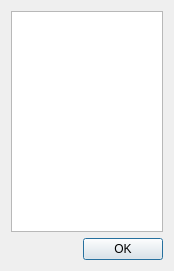
<?xml version="1.0" encoding="UTF-8"?>
<ui version="4.0">
 <class>TagsFilterDialog</class>
 <widget class="QDialog" name="TagsFilterDialog">
  <property name="geometry">
   <rect>
    <x>0</x>
    <y>0</y>
    <width>174</width>
    <height>271</height>
   </rect>
  </property>
  <property name="windowTitle">
   <string>Select tags</string>
  </property>
  <layout class="QGridLayout" name="gridLayout">
   <item row="0" column="0">
    <widget class="QListWidget" name="listWidget"/>
   </item>
   <item row="1" column="0">
    <widget class="QDialogButtonBox" name="buttonBox">
     <property name="orientation">
      <enum>Qt::Horizontal</enum>
     </property>
     <property name="standardButtons">
      <set>QDialogButtonBox::Ok</set>
     </property>
    </widget>
   </item>
  </layout>
 </widget>
 <resources/>
 <connections>
  <connection>
   <sender>buttonBox</sender>
   <signal>accepted()</signal>
   <receiver>TagsFilterDialog</receiver>
   <slot>accept()</slot>
   <hints>
    <hint type="sourcelabel">
     <x>248</x>
     <y>254</y>
    </hint>
    <hint type="destinationlabel">
     <x>157</x>
     <y>274</y>
    </hint>
   </hints>
  </connection>
  <connection>
   <sender>buttonBox</sender>
   <signal>rejected()</signal>
   <receiver>TagsFilterDialog</receiver>
   <slot>reject()</slot>
   <hints>
    <hint type="sourcelabel">
     <x>316</x>
     <y>260</y>
    </hint>
    <hint type="destinationlabel">
     <x>286</x>
     <y>274</y>
    </hint>
   </hints>
  </connection>
 </connections>
</ui>
